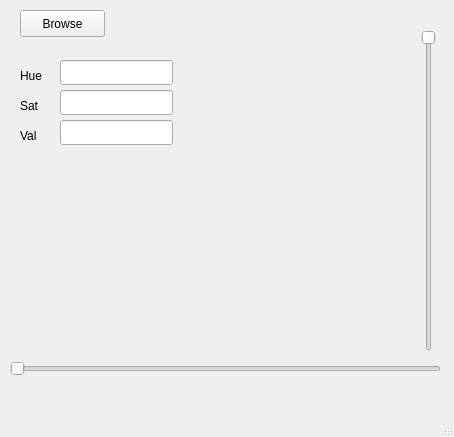
<?xml version="1.0" encoding="UTF-8"?>
<ui version="4.0">
 <class>HSVFind</class>
 <widget class="QMainWindow" name="HSVFind">
  <property name="geometry">
   <rect>
    <x>0</x>
    <y>0</y>
    <width>454</width>
    <height>437</height>
   </rect>
  </property>
  <property name="windowTitle">
   <string>HSV Finder</string>
  </property>
  <widget class="QWidget" name="centralwidget">
   <widget class="QPushButton" name="btnOpen">
    <property name="geometry">
     <rect>
      <x>20</x>
      <y>10</y>
      <width>85</width>
      <height>27</height>
     </rect>
    </property>
    <property name="text">
     <string>Browse</string>
    </property>
   </widget>
   <widget class="QLabel" name="lblH">
    <property name="geometry">
     <rect>
      <x>20</x>
      <y>60</y>
      <width>31</width>
      <height>31</height>
     </rect>
    </property>
    <property name="text">
     <string>Hue</string>
    </property>
   </widget>
   <widget class="QLabel" name="lblS">
    <property name="geometry">
     <rect>
      <x>20</x>
      <y>90</y>
      <width>31</width>
      <height>31</height>
     </rect>
    </property>
    <property name="text">
     <string>Sat</string>
    </property>
   </widget>
   <widget class="QLabel" name="lblV">
    <property name="geometry">
     <rect>
      <x>20</x>
      <y>120</y>
      <width>31</width>
      <height>31</height>
     </rect>
    </property>
    <property name="text">
     <string>Val</string>
    </property>
   </widget>
   <widget class="QLineEdit" name="txtH">
    <property name="geometry">
     <rect>
      <x>60</x>
      <y>60</y>
      <width>113</width>
      <height>25</height>
     </rect>
    </property>
   </widget>
   <widget class="QLineEdit" name="txtS">
    <property name="geometry">
     <rect>
      <x>60</x>
      <y>90</y>
      <width>113</width>
      <height>25</height>
     </rect>
    </property>
   </widget>
   <widget class="QLineEdit" name="txtV">
    <property name="geometry">
     <rect>
      <x>60</x>
      <y>120</y>
      <width>113</width>
      <height>25</height>
     </rect>
    </property>
   </widget>
   <widget class="QSlider" name="sldX">
    <property name="geometry">
     <rect>
      <x>10</x>
      <y>360</y>
      <width>431</width>
      <height>17</height>
     </rect>
    </property>
    <property name="orientation">
     <enum>Qt::Horizontal</enum>
    </property>
   </widget>
   <widget class="QSlider" name="sldY">
    <property name="geometry">
     <rect>
      <x>420</x>
      <y>30</y>
      <width>17</width>
      <height>321</height>
     </rect>
    </property>
    <property name="orientation">
     <enum>Qt::Vertical</enum>
    </property>
    <property name="invertedAppearance">
     <bool>true</bool>
    </property>
    <property name="invertedControls">
     <bool>false</bool>
    </property>
   </widget>
  </widget>
  <widget class="QMenuBar" name="menubar">
   <property name="geometry">
    <rect>
     <x>0</x>
     <y>0</y>
     <width>454</width>
     <height>19</height>
    </rect>
   </property>
  </widget>
  <widget class="QStatusBar" name="statusbar"/>
 </widget>
 <resources/>
 <connections/>
</ui>
